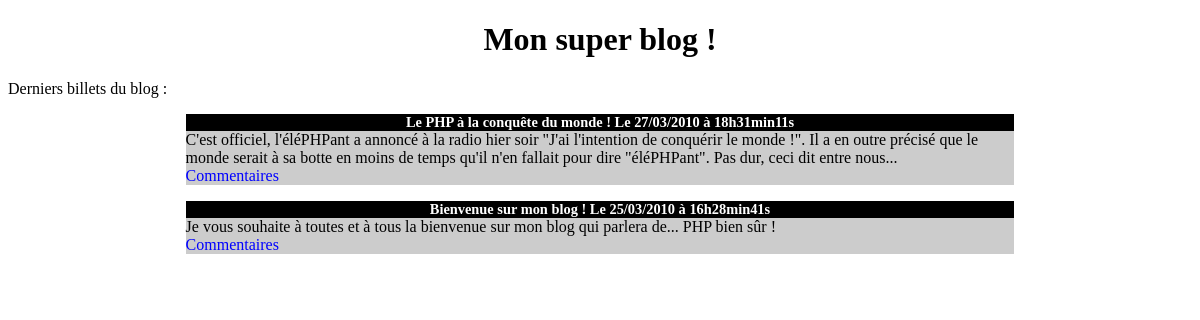
The page / on the database its author committed.
### tables this page shows
CREATE TABLE `billets` (
  `id` int(11) NOT NULL,
  `titre` varchar(255) NOT NULL,
  `contenu` text NOT NULL,
  `date_creation` datetime NOT NULL
);

### index.php (the view, shortened to what this page needs)
<!DOCTYPE html>
<html>
<head>
	<link rel="stylesheet" href="style.css">
</head>
<body>
<h1>Mon super blog !</h1>
<p>Derniers billets du blog :</p>
<?php
	try
	{
		$bdd = new PDO('mysql:host=localhost;dbname=test;charset=utf8', 'root', 'root');
	}
	catch(Exception $e)
	{
	        die('Erreur : '.$e->getMessage());
	}
	$blog = $bdd->query('SELECT *, DATE_FORMAT(date_creation, \'%d/%m/%Y à %Hh%imin%ss\') AS date_fr FROM billets ORDER BY id DESC');
	while ($billets = $blog->fetch())
	{
		echo '<h3 class="news">' . $billets[titre] . ' Le ' . $billets[date_fr] . '</h3>' . '<div class="news"> <p>' . $billets[contenu] . '<br>' . '<a href="commentaires.php?billet=' . $billets['id'] . '"' . '>Commentaires</a> </div>';
	}
?>
</body>
</html>

### style.css (style rules this page uses)
h1, h3 { text-align:center; }
h3 { background-color:black; color:white; font-size:0.9em; margin-bottom:0px; }
.news p { background-color:#CCCCCC; margin-top:0px; }
.news { width:70%; margin:auto; }
a { text-decoration: none; color: blue; }

### rows shown on the page
billets: titre "Le PHP à la conquête du monde !", billets "27/03/2010 à 18h31min11s", contenu "C'est officiel, l'éléPHPant a annoncé à la radio hier soir \"J'ai l'intention de conquérir le monde !\". Il a en outre précisé que le monde serait à sa botte en moins de temps qu'il n'en fallait pour dire \"éléPHPant\". Pas dur, ceci dit entre nous..."
billets: titre "Bienvenue sur mon blog !", billets "25/03/2010 à 16h28min41s", contenu "Je vous souhaite à toutes et à tous la bienvenue sur mon blog qui parlera de... PHP bien sûr !"
